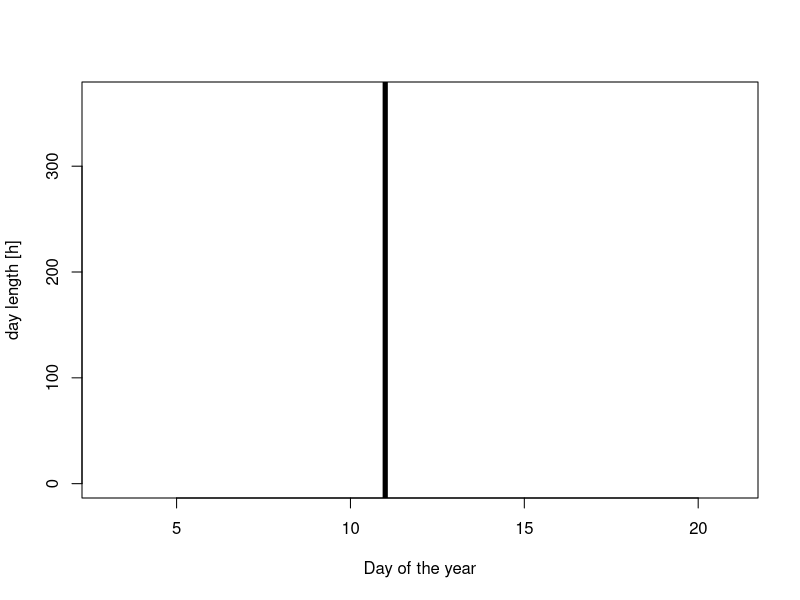

Recreate this plot in R. (Note: this script raises an error after producing the figure.)

plot(NA,xlab='Day of the year',ylab='day length [h]',xlim=c(3,21),ylim=c(1,365))
col<-colorRampPalette(c("red","yellow","blue"),alpha=0.5,bias=0.8)(65)
abline(v=11,lwd=5)
for(lat in 1:65) {
	jd <- JD(seq(ISOdate(2019,1,1),ISOdate(2019,12,31),by='day'))
	points(y=1:365,x=daylength(lat,5,jd,1)[,3],col=col[lat])
}
y=1
for(lat in 1:65) {
	y=y+5
	text(y=y,x=daylength(lat,5,jd,1)[,3][1],label=lat,cex=0.8)
}
